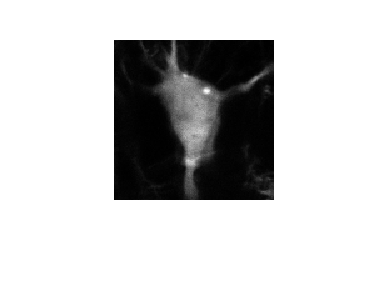
#> input picture data/easy/intensities/intensities_ycAKAR413_C1_1.png, 390 x 301 px, found by its file name; its folder holds 4 pictures in this run
$ python segment.py data/easy/intensities
#> lines starting #> are read from the running program, lines starting #| are printed output that depends on the picture
### utils.py
import os
import numpy as np
from PIL import Image
from natsort import natsorted


def scale(arr):

    return (arr - np.mean(arr)) / np.std(arr)


def load_video(path):

#> called with path = 'data/easy/intensities/intensities/'
    return np.array([
        np.asarray(Image.open(path+file)) \
         for file in natsorted(os.listdir(path)) \
         if file.endswith('.png')
    ])
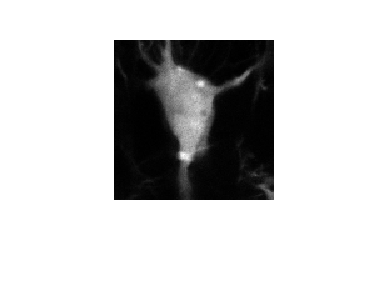
#> input picture data/easy/intensities/intensities_ycAKAR413_C1_10.png, 390 x 301 px, found by its file name
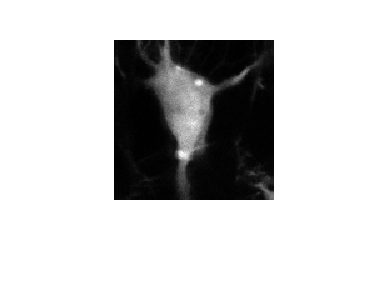
#> input picture data/easy/intensities/intensities_ycAKAR413_C1_11.png, 390 x 301 px, found by its file name
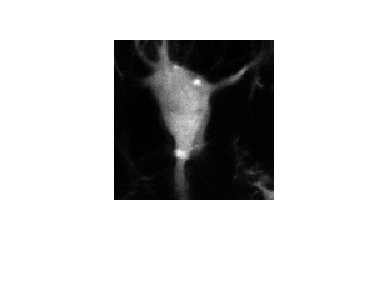
#> input picture data/easy/intensities/intensities_ycAKAR413_C1_12.png, 390 x 301 px, found by its file name


def crop(img):

    return img[40:200,114:274]
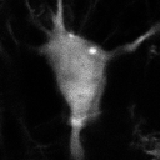
#> returned value: shape (160, 160, 3); min 0, max 255, mean 27.4


def sumChannels(img):

    return np.sum(img, axis=2)
#> returned value: shape (160, 160) uint64


def getChannel(img, channel):

    return img[:,:,channel]


def load_data(path, threshold=1):

    # print("Loading data ...")

    intensity = [scale(sumChannels(crop(img))) >= threshold
                 for img in load_video(os.path.join(path,'intensities/'))]
#> in crop (call 2), `return img[40:200,114:274]`:
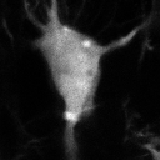
#> returned value: shape (160, 160, 3); min 0, max 255, mean 30.7
#> in crop (call 3), `return img[40:200,114:274]`:
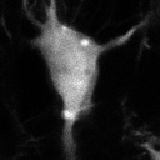
#> returned value: shape (160, 160, 3); min 0, max 255, mean 31.4
#> in crop (call 4), `return img[40:200,114:274]`:
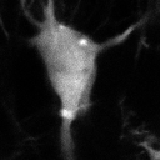
#> returned value: shape (160, 160, 3); min 0, max 255, mean 30.7

    lifetime = load_video(os.path.join(path, 'lifetimes/'))
    gray = [scale(sumChannels(crop(img))) >= threshold for img in lifetime]
    red = [scale(crop(img)[:,:,0]) >= threshold for img in lifetime]
    green = [scale(crop(img)[:,:,1]) >= threshold for img in lifetime]
    blue = [scale(crop(img)[:,:,2]) >= threshold for img in lifetime]

    # print("Loading complete!")

    return intensity, gray, red, green, blue


# [10 lines left out: function save_video, not called in this run]

    # print('Solution saved at '+save_path)


### segment.py
import sys
import argparse
import itertools
import numpy as np
from conn import *
from morph import *
from utils import *


def get_args():

    parser = argparse.ArgumentParser(
        description='Neuron segmentations in 2pFLIM as binary masks'
    )
    parser.add_argument(
        "path", type=str,
        help="path to directory that contains 'intensity' and 'lifetime'"
    )
    parser.add_argument(
        "-n", "--neurons", default=1, type=int, required=False,
        help="number of neurons in video, default 1",
        metavar=''
    )
    parser.add_argument(
        "-t", "--threshold", default=1, type=float, required=False,
        help="threshold value for loading frames as binary images \
        (default 1: pixel values are scaled to zero mean and unit variance)",
        metavar=''
    )
    parser.add_argument(
        "-e", "--evaluate", action="store_true",
        help="get average intersection over union (IOU) score compared \
        with data from 'ground truth'"
    )

    return parser.parse_args()


def solve_kernel(frame, neurons):
    # frame := (intensity[i], gray[i], red[i], green[i], blue[i])

    intersections = [ np.logical_and(*pair) for pair in itertools.combinations(frame, 2)]
    union = np.logical_or.reduce(intersections)

    # [7 lines of commented-out code are left out]

    return dilate(closing(fillHoles(nLargestCC(closing(opening(union,2)), neurons)))) #(785,801,722) ## WINNER


def solve(data, neurons):

    # print('Segmenting neurons ...')
    solutions = [solve_kernel(frame, neurons) for frame in zip(*data)]
    # print('Segmentation complete!')

    return solutions


def evaluate(solutions, path):

    if os.path.exists(os.path.join(path, 'ground truth/')):

        truths = [sumChannels(crop(img)).astype(bool) \
                  for img in load_video(os.path.join(path,'ground truth/'))]
        score_sum = 0
        for data in zip(truths, solutions):
            score_sum += np.sum(np.logical_and(*data))/np.sum(np.logical_or(*data))


        print('Average score (IOU): {:0.3f} [END]'.format(score_sum/len(truths)))
    else:
        print("'ground truth' does not exist in path! [END]")


def run(path, neurons, threshold, score):

    print('---')
    print(f'Problem: {path}; Neurons: {neurons}; Threshold: {threshold}')


    if sys.getrecursionlimit() < 1000000:
        sys.setrecursionlimit(1000000)

    data = load_data(path, threshold)
    solutions = solve(data, neurons)
    save_video(path, solutions)

    if score:
        evaluate(solutions, path)
    else:
        print('Solution saved at '+os.path.join(path, 'ground truth/ [END]'))

    print('---')


def main():

    args = get_args()
    run(args.path, args.neurons, args.threshold, args.evaluate)


if __name__=="__main__":
#> (the run stopped early here; a loop or call above may not have finished)
